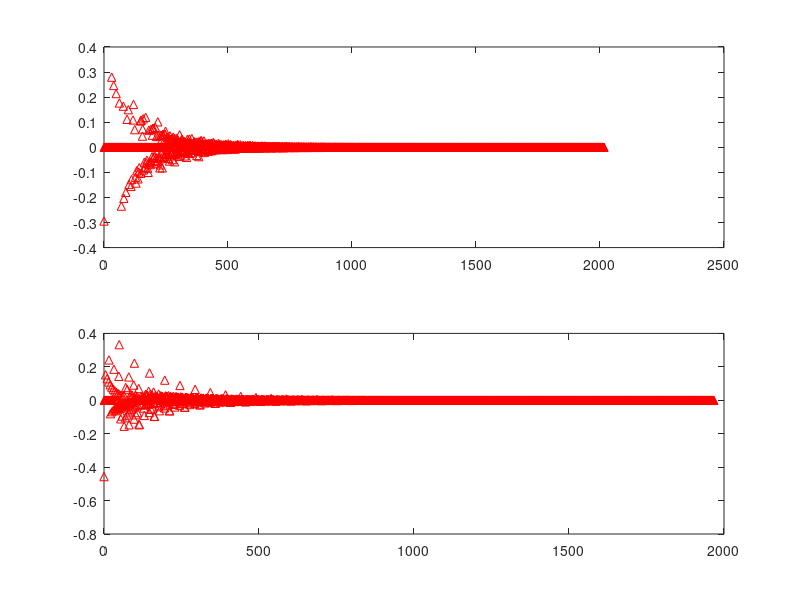

Write the MATLAB code that produced this figure.
clear;
alpha_1 = 0.7;
alpha_2 = 0.665;
alpha_3 = 0.63175;

alpha_4 = 0.7;
alpha_5 = 0.77;
alpha_6 = 0.847;

D_1 = 50;
D_2 = 40;
D_3 = 32;
D_4 = 50;
D_5 = 17;
D_6 = 6;

num_1(D_1) = 0;
den_1(D_1) = 0;
num_1(1) = -alpha_1;
den_1(1) = 1;
num_1(D_1)=1;
den_1(D_1)= -alpha_1;

num_2(D_2) = 0;
den_2(D_2) = 0;
num_2(1) = -alpha_2;
den_2(1) = 1;
num_2(D_2)=1;
den_2(D_2)= -alpha_2;

num_3(D_3) = 0;
den_3(D_3) = 0;
num_3(1) = -alpha_3;
den_3(1) = 1;
num_3(D_3)=1;
den_3(D_3)= -alpha_3;

num_4(D_4) = 0;
den_4(D_4) = 0;
num_4(1) = -alpha_4;
den_4(1) = 1;
num_4(D_4)=1;
den_4(D_4)= -alpha_4;

num_5(D_5) = 0;
den_5(D_5) = 0;
num_5(1) = -alpha_5;
den_5(1) = 1;
num_5(D_5)=1;
den_5(D_5)= -alpha_5;

num_6(D_6) = 0;
den_6(D_6) = 0;
num_6(1) = -alpha_6;
den_6(1) = 1;
num_6(D_6)=1;
den_6(D_6)= -alpha_6;

s1 = tf(num_1,den_1);
s2 = tf(num_2,den_2);
s3 = tf(num_3,den_3);
s_1 = s1*s2*s3;
num1 = cell2mat(s_1.num(1));
den1 = cell2mat(s_1.den(1));

s4 = tf(num_4,den_4);
s5 = tf(num_5,den_5);
s6 = tf(num_6,den_6);
s_2 = s4*s5*s6;
num2 = cell2mat(s_2.num(1));
den2 = cell2mat(s_2.den(1));

subplot(211);
impz(num1,den1);
subplot(212);
impz(num2,den2);









